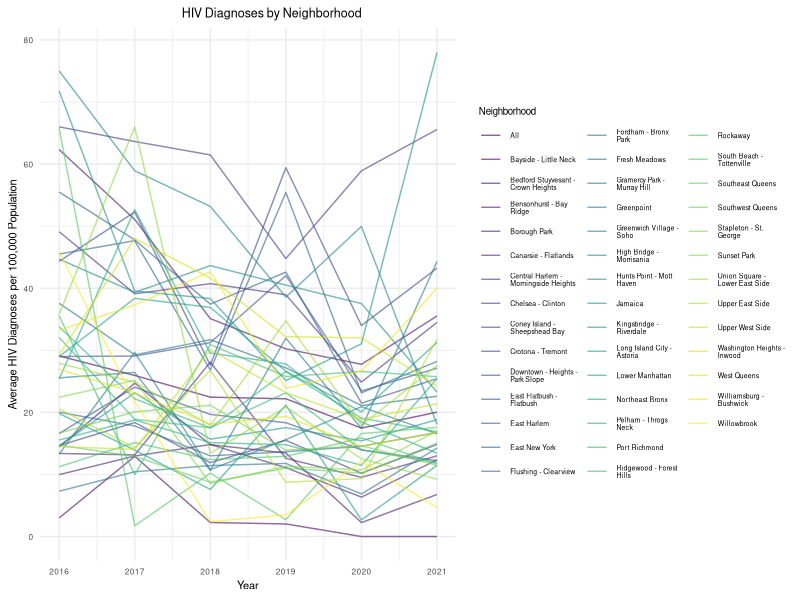
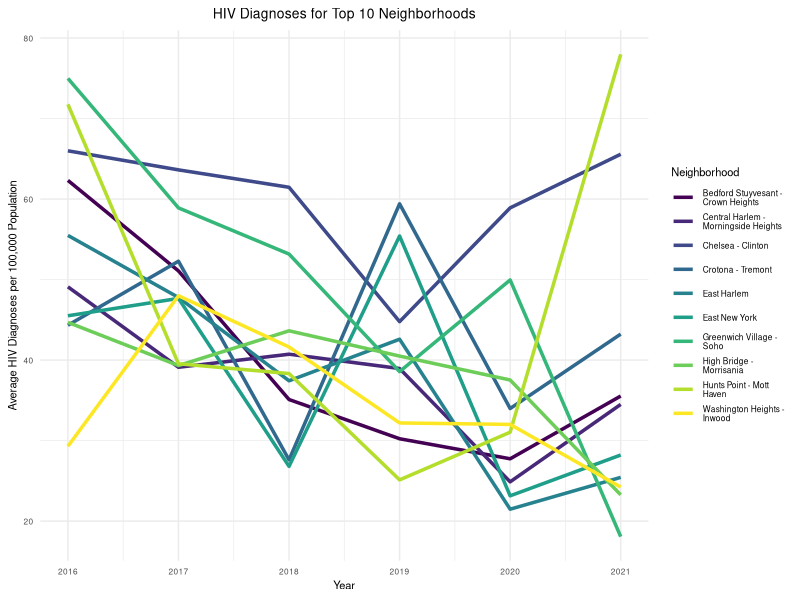
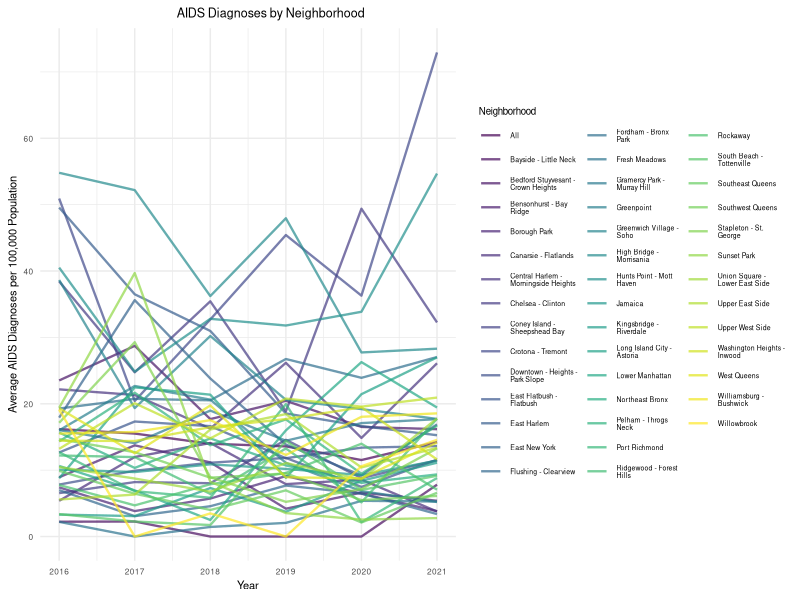
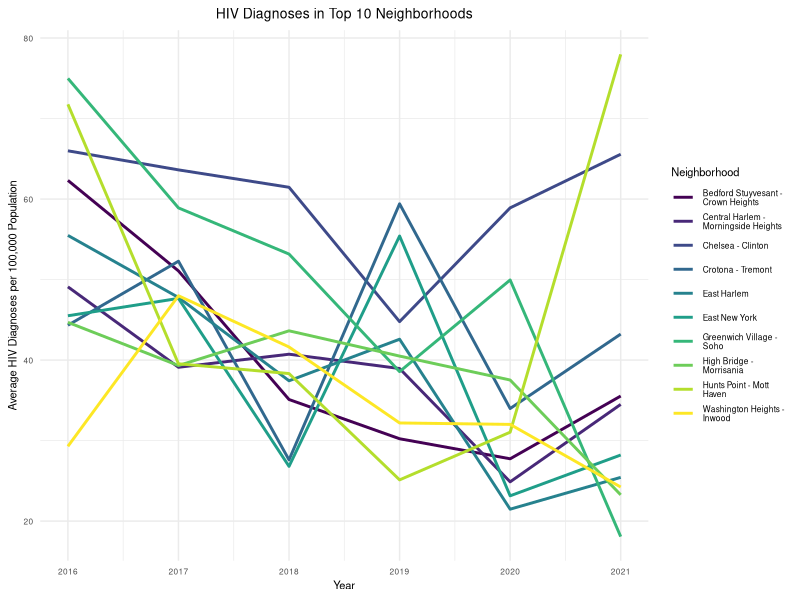
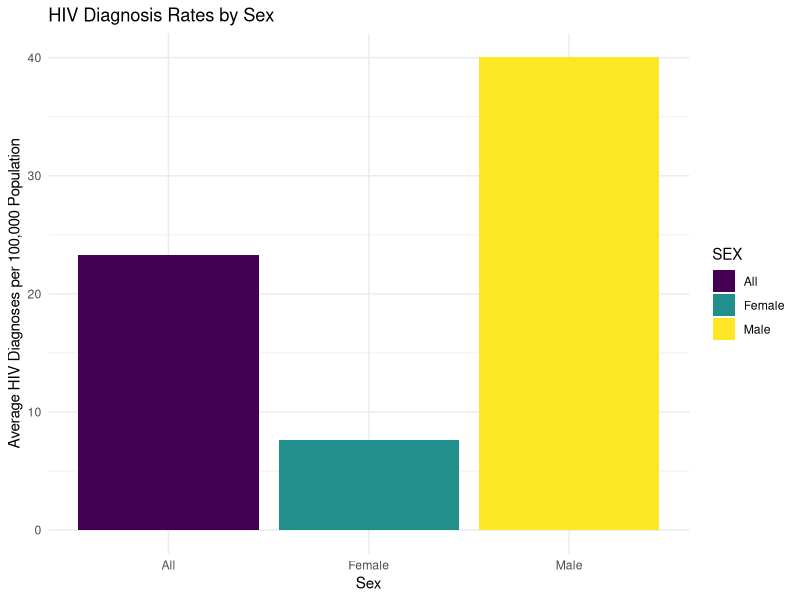
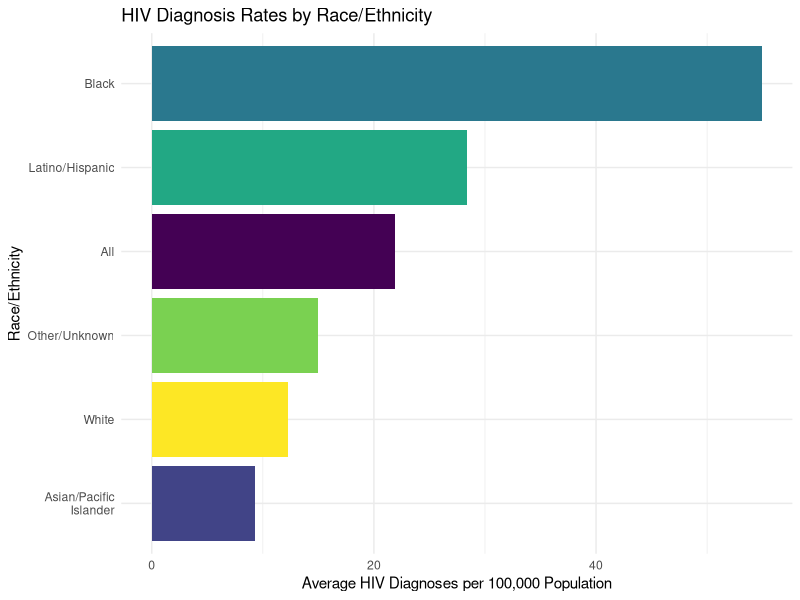
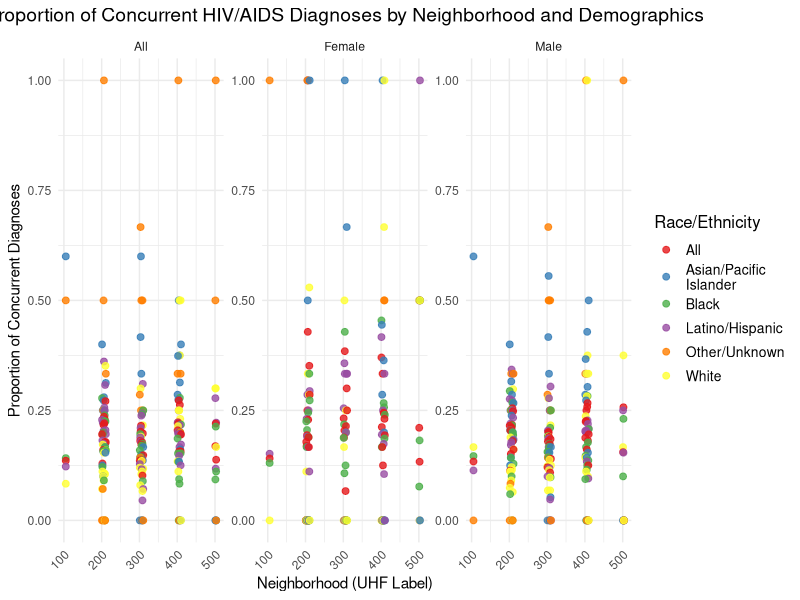
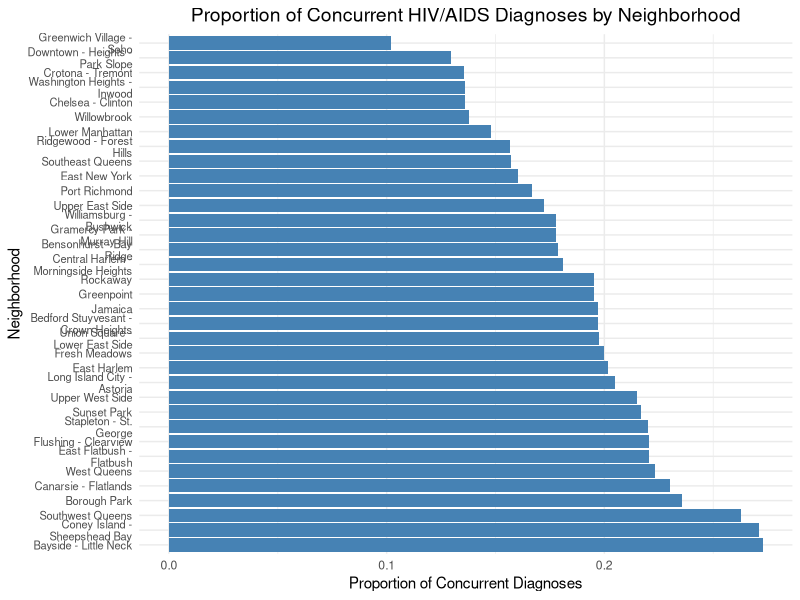

The R source for these figures, in order:
## ---- chunk 1
knitr::opts_chunk$set(echo = TRUE)
knitr::opts_chunk$set(message=FALSE)
knitr::opts_chunk$set(warning=FALSE)
## ---- chunk 2
library(tidyverse)

knitr::opts_chunk$set(
  fig.width = 6,
  fig.asp = .6,
  out.width = "90%"
)

theme_set(theme_minimal() + theme(legend.position = "bottom"))

options(
  ggplot2.continuous.colour = "viridis",
  ggplot2.continuous.fill = "viridis"
)

scale_colour_discrete = scale_colour_viridis_d
scale_fill_discrete = scale_fill_viridis_d
## ---- chunk 3
# Load required libraries
library(tidyverse)
library(ggplot2)
library(broom)

# Load the dataset
hiv_data <- read.csv("data/HIV_AIDS_Diagnoses_by_Neighborhood__Sex__and_Race_Ethnicity_20241118.csv")

UHF <- read.csv("data/UHF_Neighborhoods.csv")

## ---- chunk 4
# Clean and prepare the dataset
hiv_data <- hiv_data %>%
  mutate(
    YEAR = as.numeric(YEAR),
    Neighborhood = as.character(Neighborhood..U.H.F.), # Correct column for neighborhood
    HIV_Diagnoses = as.numeric(HIV.DIAGNOSES.PER.100.000.POPULATION),
    AIDS_Diagnoses = as.numeric(AIDS.DIAGNOSES.PER.100.000.POPULATION)
  ) %>%
  filter(YEAR >= 2016, !is.na(HIV_Diagnoses), !is.na(AIDS_Diagnoses)) # Keep only data from 2016 onwards

## ---- chunk 5
# Aggregate HIV and AIDS diagnoses
hiv_trends <- hiv_data %>%
  group_by(YEAR, Neighborhood) %>%
  summarise(
    avg_hiv_rate = mean(HIV_Diagnoses, na.rm = TRUE),
    avg_aids_rate = mean(AIDS_Diagnoses, na.rm = TRUE)
  ) %>%
  ungroup()

# Preview the aggregated data
head(hiv_trends)
## ---- chunk 6
# Plot HIV diagnosis trends by neighborhood
ggplot(hiv_trends, aes(x = YEAR, y = avg_hiv_rate, group = Neighborhood, color = Neighborhood)) +
  geom_line(size = 0.5, alpha = 0.6) + 
  labs(
    title = "HIV Diagnoses by Neighborhood",
    x = "Year",
    y = "Average HIV Diagnoses per 100,000 Population",
    color = "Neighborhood"
  ) +
  theme_minimal() +
  theme(
    legend.position = "right",
    legend.text = element_text(size = 5), 
    legend.title = element_text(size = 7),
    plot.title = element_text(hjust = 0.6, size = 9), 
    axis.text = element_text(size = 6),  
    axis.title = element_text(size = 8)  
  )


## ---- chunk 7
# Calculate the mean HIV diagnosis rate for each neighborhood
top_neighborhoods <- hiv_data %>%
  group_by(Neighborhood) %>%
  summarise(mean_hiv_rate = mean(HIV_Diagnoses, na.rm = TRUE)) %>%
  arrange(desc(mean_hiv_rate)) %>%
  slice(1:10) %>%
  pull(Neighborhood)

# Filter the dataset for the top 10 neighborhoods
filtered_hiv_data <- hiv_data %>%
  filter(Neighborhood %in% top_neighborhoods)

# Aggregate HIV diagnoses for the top 10 neighborhoods
top_hiv_trends <- filtered_hiv_data %>%
  group_by(YEAR, Neighborhood) %>%
  summarise(
    avg_hiv_rate = mean(HIV_Diagnoses, na.rm = TRUE)
  ) %>%
  ungroup()

# Preview the aggregated data
head(top_hiv_trends)

# Plot HIV diagnosis trends for the top 10 neighborhoods
ggplot(top_hiv_trends, aes(x = YEAR, y = avg_hiv_rate, group = Neighborhood, color = Neighborhood)) +
  geom_line(size = 1.2) +
  labs(
    title = "HIV Diagnoses for Top 10 Neighborhoods",
    x = "Year",
    y = "Average HIV Diagnoses per 100,000 Population",
    color = "Neighborhood"
  ) +
  theme_minimal() +
  theme(
    legend.position = "right",
    legend.text = element_text(size = 6), 
    legend.title = element_text(size = 8),
    plot.title = element_text(hjust = 0.5, size = 10), 
    axis.text = element_text(size = 6),  
    axis.title = element_text(size = 8)  
  )

## ---- chunk 8
# Plot AIDS diagnosis trends by neighborhood with a legend
ggplot(hiv_trends, aes(x = YEAR, y = avg_aids_rate, group = Neighborhood, color = Neighborhood)) +
  geom_line(size = 0.8, alpha = 0.7) +
  labs(
    title = "AIDS Diagnoses by Neighborhood",
    x = "Year",
    y = "Average AIDS Diagnoses per 100,000 Population",
    color = "Neighborhood"
  ) +
  theme_minimal() +
  theme(
    legend.position = "right",
    legend.text = element_text(size = 5), 
    legend.title = element_text(size = 7),
    plot.title = element_text(hjust = 0.6, size = 9), 
    axis.text = element_text(size = 6),  
    axis.title = element_text(size = 8)  
  )

## ---- chunk 9
# Calculate mean rates for each neighborhood
top_hiv_neighborhoods <- hiv_data %>%
  group_by(Neighborhood) %>%
  summarise(mean_hiv_rate = mean(HIV_Diagnoses, na.rm = TRUE)) %>%
  arrange(desc(mean_hiv_rate)) %>%
  slice(1:10) %>%
  pull(Neighborhood)

top_aids_neighborhoods <- hiv_data %>%
  group_by(Neighborhood) %>%
  summarise(mean_aids_rate = mean(AIDS_Diagnoses, na.rm = TRUE)) %>%
  arrange(desc(mean_aids_rate)) %>%
  slice(1:10) %>%
  pull(Neighborhood)

# Filter the dataset for top 10 neighborhoods
filtered_hiv_trends <- hiv_data %>%
  filter(Neighborhood %in% top_hiv_neighborhoods) %>%
  group_by(YEAR, Neighborhood) %>%
  summarise(avg_hiv_rate = mean(HIV_Diagnoses, na.rm = TRUE)) %>%
  ungroup()

filtered_aids_trends <- hiv_data %>%
  filter(Neighborhood %in% top_aids_neighborhoods) %>%
  group_by(YEAR, Neighborhood) %>%
  summarise(avg_aids_rate = mean(AIDS_Diagnoses, na.rm = TRUE)) %>%
  ungroup()

# Plot HIV diagnosis trends
ggplot(filtered_hiv_trends, aes(x = YEAR, y = avg_hiv_rate, group = Neighborhood, color = Neighborhood)) +
  geom_line(size = 1) +
  labs(
    title = "HIV Diagnoses in Top 10 Neighborhoods",
    x = "Year",
    y = "Average HIV Diagnoses per 100,000 Population",
    color = "Neighborhood"
  ) +
  theme_minimal() +
  theme(
    legend.position = "right",
    legend.text = element_text(size = 6), 
    legend.title = element_text(size = 8),
    plot.title = element_text(hjust = 0.5, size = 10), 
    axis.text = element_text(size = 6),  
    axis.title = element_text(size = 8)  
  )
## ---- chunk 10
# Fit a linear regression model for year predicting HIV diagnosis rates
hiv_lm <- lm(avg_hiv_rate ~ YEAR, data = hiv_trends)

# Summarize the regression model
hiv_lm_summary <- summary(hiv_lm)

# Display regression coefficients
tidy(hiv_lm) %>%
  select(term, estimate, std.error, p.value) %>%
  mutate(p.value = format(p.value, scientific = TRUE)) %>%  # Show exact p-value in scientific notation
  knitr::kable(digits = 10)

# Identify neighborhoods with consistently high HIV diagnosis rates
high_hiv_neighborhoods <- hiv_trends %>%
  group_by(Neighborhood) %>%
  summarise(mean_hiv_rate = mean(avg_hiv_rate, na.rm = TRUE)) %>%
  arrange(desc(mean_hiv_rate)) %>%
  filter(mean_hiv_rate > quantile(mean_hiv_rate, 0.9)) # Top 10% neighborhoods

# Display the neighborhoods with high HIV rates
high_hiv_neighborhoods %>%
  knitr::kable(digits = 2)

## ---- chunk 11

tidy(hiv_lm) %>%
  select(term, estimate, std.error, p.value) %>%
  mutate(p.value = format(p.value, scientific = TRUE)) %>%  # Show exact p-value in scientific notation
  knitr::kable(digits = 10)

## ---- chunk 12
# Group by sex and calculate average HIV diagnoses
hiv_by_sex <- hiv_data %>%
  group_by(SEX) %>%
  summarise(avg_hiv_rate = mean(HIV_Diagnoses, na.rm = TRUE)) %>%
  arrange(desc(avg_hiv_rate))

# Group by race/ethnicity and calculate average HIV diagnoses
hiv_by_race <- hiv_data %>%
  group_by(RACE.ETHNICITY) %>%
  summarise(avg_hiv_rate = mean(HIV_Diagnoses, na.rm = TRUE)) %>%
  arrange(desc(avg_hiv_rate))

# Display the summaries
hiv_by_sex %>%
  knitr::kable(digits = 2, caption = "Average HIV Diagnosis Rates by Sex")

hiv_by_race %>%
  knitr::kable(digits = 2, caption = "Average HIV Diagnosis Rates by Race/Ethnicity")

# Bar plot for HIV diagnosis rates by sex
ggplot(hiv_by_sex, aes(x = SEX, y = avg_hiv_rate, fill = SEX)) +
  geom_bar(stat = "identity") +
  labs(
    title = "HIV Diagnosis Rates by Sex",
    x = "Sex",
    y = "Average HIV Diagnoses per 100,000 Population"
  ) +
  theme_minimal()

# Bar plot for HIV diagnosis rates by race/ethnicity
ggplot(hiv_by_race, aes(x = reorder(RACE.ETHNICITY, avg_hiv_rate), y = avg_hiv_rate, fill = RACE.ETHNICITY)) +
  geom_bar(stat = "identity") +
  coord_flip() + # Flip for better readability
  labs(
    title = "HIV Diagnosis Rates by Race/Ethnicity",
    x = "Race/Ethnicity",
    y = "Average HIV Diagnoses per 100,000 Population"
  ) +
  theme_minimal() +
  theme(legend.position = "none")

## ---- chunk 13
# Fit a linear regression model for HIV diagnosis rates
hiv_lm_2 <- lm(HIV_Diagnoses ~ SEX + RACE.ETHNICITY, data = hiv_data)

# Summarize the regression model
hiv_lm_summary_2 <- summary(hiv_lm_2)

# Display regression coefficients
tidy(hiv_lm_2) %>%
  select(term, estimate, std.error, p.value) %>%
  mutate(p.value = format(p.value, scientific = TRUE)) %>%
  knitr::kable(digits = 3, caption = "Linear Regression: Predicting HIV Diagnoses")


## ---- chunk 14
# Fit a multivariate regression model adjusting for year and neighborhood
hiv_multivariate_lm <- lm(HIV_Diagnoses ~ SEX + RACE.ETHNICITY + YEAR + Neighborhood..U.H.F., data = hiv_data)

# Summarize the multivariate regression model
tidy(hiv_multivariate_lm) %>%
  select(term, estimate, std.error, p.value) %>%
  mutate(p.value = format(p.value, scientific = TRUE)) %>%
  knitr::kable(digits = 10, caption = "Multivariate Regression: Adjusting for Confounders")


## ---- chunk 15
# load the package
library(dplyr)
library(ggplot2)
library(sf)
library(RColorBrewer)

# import dataset
Merged_HIV_UHF_Data <- read.csv("Merged_HIV_UHF_Data.csv")
## ---- chunk 16
# create summary data for concurrent HIV/AIDS diagnosis
summary_data <- Merged_HIV_UHF_Data %>%
  group_by(uhf_label, sex, race_ethnicity) %>%
  summarize(
    total_concurrent_hiv_aids = sum(total_number_of_concurrent_hiv_aids_diagnoses, na.rm = TRUE),
    total_hiv_diagnoses = sum(total_number_of_hiv_diagnoses, na.rm = TRUE),
    proportion_concurrent = total_concurrent_hiv_aids / total_hiv_diagnoses
  ) %>%
  arrange(desc(proportion_concurrent))
## ---- chunk 17
# Fit the linear regression model
lm_model <- lm(proportion_concurrent ~ uhf_label + sex + race_ethnicity, data = summary_data)

# Summary of the linear regression model
summary(lm_model)
## ---- chunk 18
coeff_table <- summary(lm_model)$coefficients
coeff_table <- as.data.frame(coeff_table)
colnames(coeff_table) <- c("Estimate", "Std. Error", "t value", "Pr(>|t|)")

# Add significance levels
coeff_table$Significance <- cut(coeff_table$`Pr(>|t|)`, 
                                breaks = c(-Inf, 0.001, 0.01, 0.05, 0.1, Inf), 
                                labels = c("***", "**", "*", ".", " "))

# View the coefficient table
print(coeff_table)
## ---- chunk 19
ggplot(summary_data, aes(x = uhf_label, y = proportion_concurrent, color = race_ethnicity)) +
  geom_point(size = 2, alpha = 0.8) +  # Keep points for visibility
  facet_wrap(~ sex, scales = "free_y") +  # Separate panels for each sex
  labs(
    title = "Proportion of Concurrent HIV/AIDS Diagnoses by Neighborhood and Demographics",
    x = "Neighborhood (UHF Label)",
    y = "Proportion of Concurrent Diagnoses",
    color = "Race/Ethnicity"
  ) +
  theme_minimal() +
  theme(
    axis.text.x = element_text(angle = 45, hjust = 1),
    plot.title = element_text(hjust = 0.5, size = 14),
    legend.title = element_text(size = 12),
    legend.text = element_text(size = 10)
  ) +
  scale_color_brewer(palette = "Set1")
## ---- chunk 20
# neighborhood summary
neighborhood_summary <- Merged_HIV_UHF_Data %>%
  group_by(neighborhood_u_h_f) %>%
  summarize(
    total_concurrent_hiv_aids = sum(total_number_of_concurrent_hiv_aids_diagnoses, na.rm = TRUE),
    total_hiv_diagnoses = sum(total_number_of_hiv_diagnoses, na.rm = TRUE),
    proportion_concurrent = total_concurrent_hiv_aids / total_hiv_diagnoses
  ) %>%
  arrange(desc(proportion_concurrent))

print(neighborhood_summary)
## ---- chunk 21
# visualization of Proportion of Concurrent HIV/AIDS Diagnoses by Neighborhood
ggplot(neighborhood_summary, aes(x = reorder(neighborhood_u_h_f, -proportion_concurrent), y = proportion_concurrent)) +
  geom_bar(stat = "identity", fill = "steelblue") +
  coord_flip() +  
  labs(
    title = "Proportion of Concurrent HIV/AIDS Diagnoses by Neighborhood",
    x = "Neighborhood",
    y = "Proportion of Concurrent Diagnoses"
  ) +
  theme_minimal() +
  theme(
    axis.text.y = element_text(size = 8),
    plot.title = element_text(hjust = 0.5, size = 14)
  )
